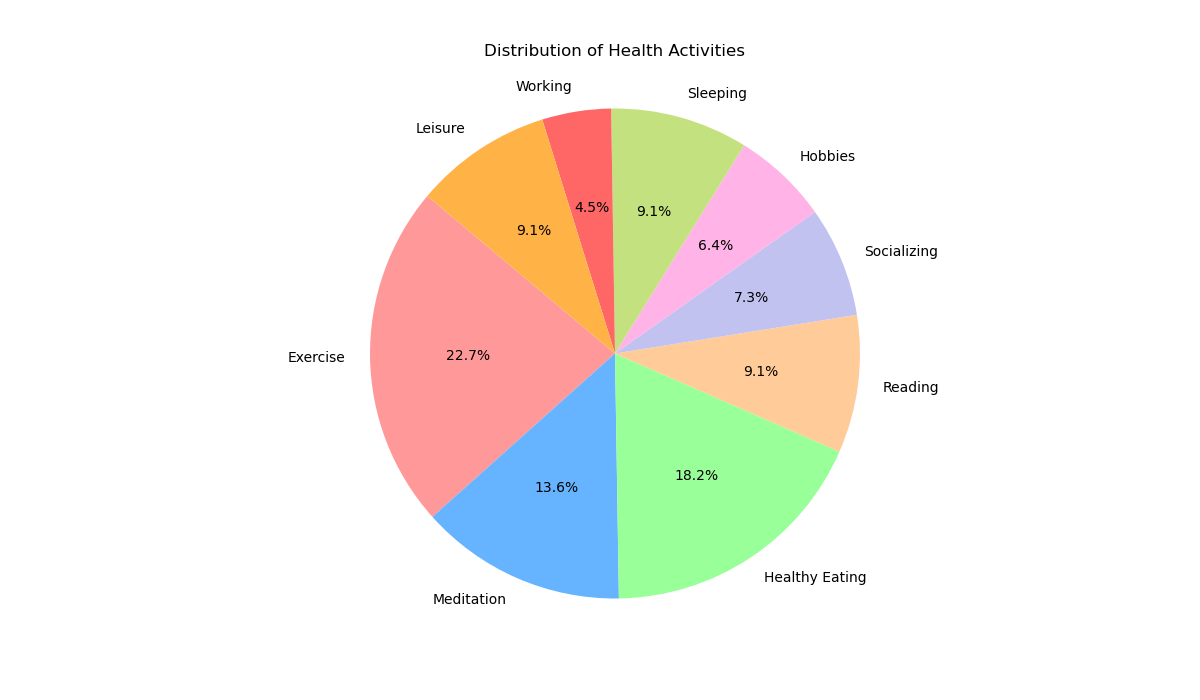

Write Python code to recreate this figure.

import matplotlib.pyplot as plt

# Data to plot
labels = 'Exercise', 'Meditation', 'Healthy Eating', 'Reading', 'Socializing', 'Hobbies', 'Sleeping', 'Working', 'Leisure'
sizes = [25, 15, 20, 10, 8, 7, 10, 5, 10]
colors = ['#ff9999', '#66b3ff', '#99ff99', '#ffcc99', '#c2c2f0', '#ffb3e6', '#c4e17f', '#ff6666', '#ffb347']

# Plot
plt.figure(figsize=[12, 7])  # Set the width and height of the chart
plt.pie(sizes, labels=labels, colors=colors, autopct='%1.1f%%', startangle=140)
plt.axis('equal')  # Equal aspect ratio ensures that pie is drawn as a circle.
plt.title('Distribution of Health Activities', pad=20)
plt.show()
